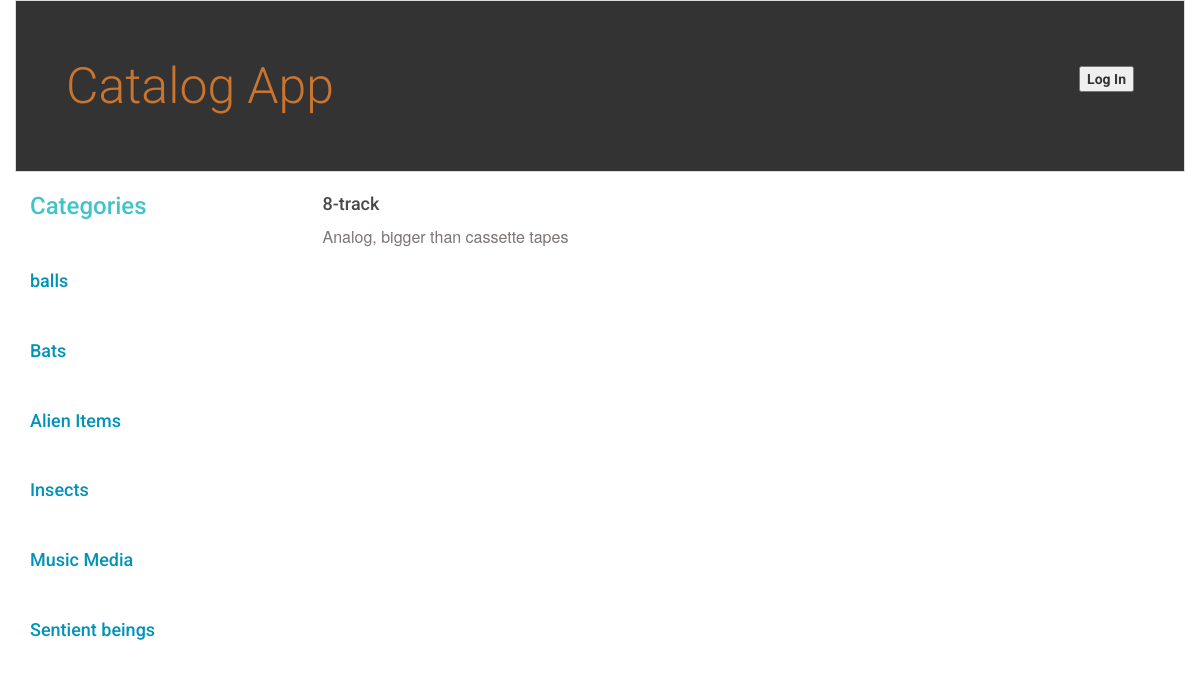
Page /catalog/Music Media/8-track/ on the committed database.
### database_setup.py (models this page shows, shortened)
class Category(Base):
    __tablename__ = 'category'
    id = Column(Integer, primary_key=True)
    name = Column(String(250), nullable=False)
    description = Column(String(500), nullable=False)

class Item(Base):
    __tablename__ = 'item'
    id = Column(Integer, primary_key=True)
    name = Column(String(250), nullable=False)
    description = Column(String(500), nullable=False)
    creation_time = Column(DateTime, default=datetime.datetime.utcnow)
    category_id = Column(Integer, ForeignKey('category.id'))
    category = relationship(Category, backref=backref('items', uselist = True))

### application.py (the view)
@app.route('/catalog/<path:category_name>/')
@app.route('/catalog/<path:category_name>/items/')
def showItems(category_name):
    session = create_session()
    categories = session.query(Category).all()
    category = session.query(Category).filter_by(name = category_name).one()
    items = session.query(Item).filter_by(category_id = category.id).all()
    numberOfItems = session.query(Item).filter_by(category_id = category.id).count()
    session.close()
    if 'username' not in login_session:
        return render_template('publicitems.html', items = items, numItems = numberOfItems, category = category, categories = categories)
    else:
        return render_template('items.html', items = items, numItems = numberOfItems, category = category, categories = categories)

### application.py (called while the page is built)
@app.route('/catalog/<path:category_name>/<path:item_name>/')
def showItemDetail(category_name, item_name):
    session = create_session()
    category = session.query(Category).filter_by(name = category_name).one()
    categories = session.query(Category).all()
    item = session.query(Item).filter_by(category_id = category.id, name = item_name  ).one()
    session.close()
    if 'username' not in login_session:
        return render_template('publicitemDetails.html', item = item, category = category, categories = categories)
    else:
        return render_template('itemDetails.html', item = item, category = category, categories = categories)

### helper.py (called while the page is built)
def create_session():
    DB_engine = create_engine('sqlite:///catalog.db')
    Base.metadata.bind = DB_engine
    DBSession = sessionmaker(bind = DB_engine)
    return DBSession()

### templates/publicitemDetails.html
{% extends "main.html" %}
{% block content %}
{% include "header.html" %}
<div class = 'row'>
  <div class = "col-md-3">
    <h2> Categories </h2>
    {% for category in categories %}
    <div class = 'categories padding-top'>
      <a href = {{url_for('showItems', category_name = category.name)}}><h4>{{category.name}}</h4></a>
    </div>
    {% endfor %}
  </div>
  <div class = 'col-md-9'>
       <h3> {{item.name}} </h3>
       <p> {{item.description}} </p>
  </div>
</div>
{% endblock %}

### static/styles.css (style rules this page uses)
* { font-family: "Helvetica Neue Bold", Roboto, Helvetica, Arial, sans-serif; font-weight: 700; }
h2 { font-size: 24px; color: #42C3C9; line-height: 29px; }
h3 { font-size: 18px; color: #4A4A4A; line-height: 23px; }
p { font-family: "Helvetica Neue", Roboto, Helvetica, Arial, sans-serif; font-size: 16px; color: #7B7573; line-height: 24px; font-weight: 400; }
div { overflow: scroll; }
a { font-size: 14px; color: #0093B9; line-height: 17px; }
.padding-top { padding-top: 30px; }

### rows in the picture
Category: name "balls"
Category: name "Bats"
Category: name "Alien Items"
Category: name "Insects"
Category: name "Music Media"
Category: name "Sentient beings"
Item: name "8-track", description "Analog, bigger than cassette tapes"
